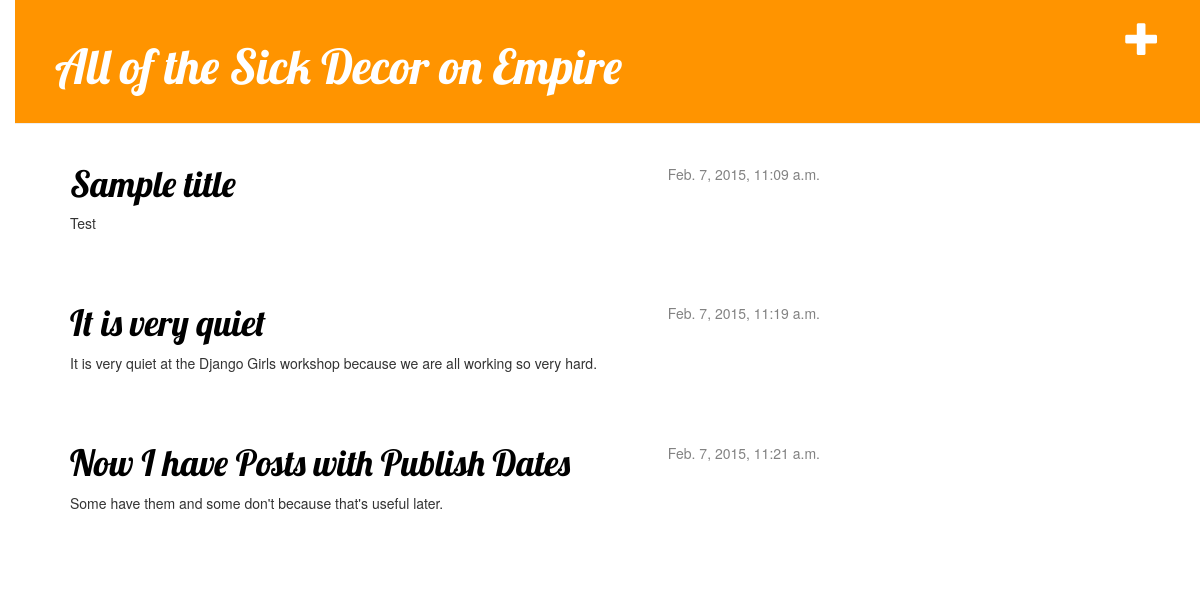
The page / on the database its author committed.
### blog/models.py (models this page shows, shortened)
class Post(models.Model):
	author = models.ForeignKey('auth.User')
	title = models.CharField(max_length=200)
	text = models.TextField()
	created_date = models.DateTimeField(
		default=timezone.now)
	published_date = models.DateTimeField(
		blank=True, null=True)

### blog/views.py (the view)
# urls.py: url(r'^$', views.post_list),
def post_list(request):
    posts = Post.objects.filter(published_date__isnull=False).order_by('published_date')
    return render(request, 'blog/post_list.html', {'posts': posts})

### blog/templates/blog/post_list.html
{% extends 'blog/base.html' %}
	{% block content %}
		{% for post in posts %}
		    <div class="post">
		        <div class="date">
		            {{ post.published_date }}
		        </div>
		        <h1><a href="{% url 'blog.views.post_detail' pk=post.pk %}">{{ post.title }}</a></h1>
		        <p>{{ post.text|linebreaks }}</p>
		    </div>
		{% endfor %}
	{% endblock content %}

### blog/templates/blog/base.html (shortened to what this page needs)
{% load staticfiles %}
<html>
    <head>
        <link rel="stylesheet" href="//maxcdn.bootstrapcdn.com/bootstrap/3.2.0/css/bootstrap.min.css">
        <link rel="stylesheet" href="//maxcdn.bootstrapcdn.com/bootstrap/3.2.0/css/bootstrap-theme.min.css">
        <link rel="stylesheet" href="{% static 'css/blog.css' %}">
    </head>
    <body>
        <div class="page-header">
            <a href="{% url 'blog.views.post_new' %}" class="top-menu"><span class="glyphicon glyphicon-plus"></span></a>
            <h1><a href="/">All of the Sick Decor on Empire</a></h1>
        </div>
            <div class="content container">
                <div class="row">
                    <div class="col-md-8">
                    {% block content %}
                    {% endblock %}
                    </div>
                </div>
            </div>
    </body>
</html>

### static/css/blog.css (style rules this page uses)
h1 a { color: #FCA205; font-family: 'Lobster'; }
body { padding-left: 15px; }
.page-header { background-color: #ff9400; margin-top: 0; padding: 20px 20px 20px 40px; }
.page-header h1, .page-header h1 a, .page-header h1 a:visited, .page-header h1 a:active { color: #ffffff; font-size: 36pt; text-decoration: none; }
.content { margin-left: 40px; }
h1, h2, h3, h4 { font-family: 'Lobster', cursive; }
.date { float: right; color: #828282; }
.top-menu, .top-menu:hover, .top-menu:visited { color: #ffffff; float: right; font-size: 26pt; margin-right: 20px; }
.post { margin-bottom: 70px; }
.post h1 a, .post h1 a:visited { color: #000000; }

### rows shown on the page
Post: published_date "Feb. 7, 2015, 11:09 a.m.", title "Sample title", text "Test"
Post: published_date "Feb. 7, 2015, 11:19 a.m.", title "It is very quiet", text "It is very quiet at the Django Girls workshop because we are all working so very hard."
Post: published_date "Feb. 7, 2015, 11:21 a.m.", title "Now I have Posts with Publish Dates", text "Some have them and some don't because that's useful later."
